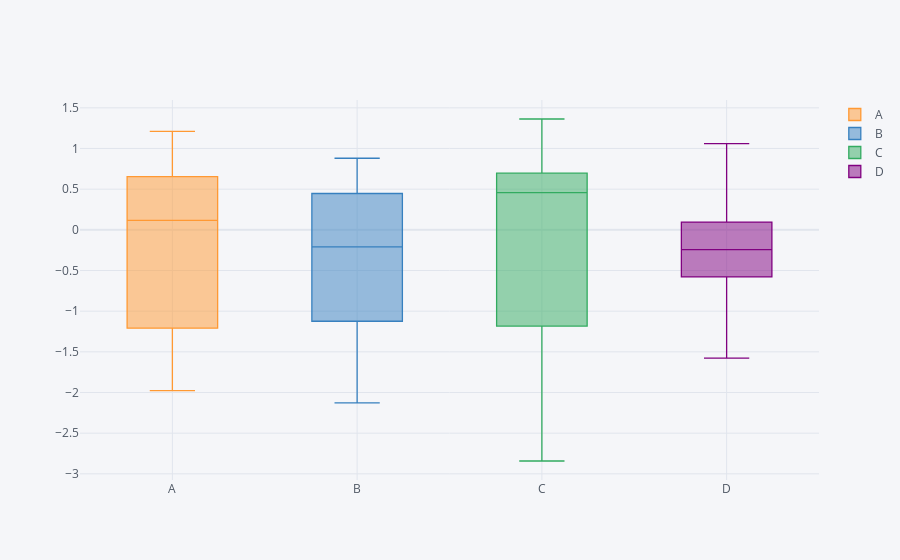

Here is the notebook cell this chart was saved with:
### Code cell
df.iplot(kind='box')

### Figure 1 — Plotly figure (JSON) as saved in the notebook; plotly's stock layout.template omitted (floating-point values rounded to 4 significant figures)
{"data": [{"boxpoints": false, "line": {"width": 1.3}, "marker": {"color": "rgba(255, 153, 51, 1.0)"}, "name": "A", "orientation": "v", "type": "box", "y": [0.5189, -0.1853, -1.978, -1.395, -1.209, 0.6538, 0.9478, 1.211, -0.3609, 0.4193]}, {"boxpoints": false, "line": {"width": 1.3}, "marker": {"color": "rgba(55, 128, 191, 1.0)"}, "name": "B", "orientation": "v", "type": "box", "y": [-2.128, -0.2809, 0.2578, 0.8798, 0.4467, -1.124, 0.5195, -1.613, -0.1392, -0.6364]}, {"boxpoints": false, "line": {"width": 1.3}, "marker": {"color": "rgba(50, 171, 96, 1.0)"}, "name": "C", "orientation": "v", "type": "box", "y": [-1.48, -2.842, 1.31, 0.5169, 0.48, 0.4333, -0.3027, -1.183, 0.6964, 1.363]}, {"boxpoints": false, "line": {"width": 1.3}, "marker": {"color": "rgba(128, 0, 128, 1.0)"}, "name": "D", "orientation": "v", "type": "box", "y": [1.06, -0.3617, -1.482, 0.7695, -0.3188, 0.02236, -1.576, -0.1704, -0.579, 0.09486]}], "layout": {"legend": {"bgcolor": "#F5F6F9", "font": {"color": "#4D5663"}}, "paper_bgcolor": "#F5F6F9", "plot_bgcolor": "#F5F6F9", "title": {"font": {"color": "#4D5663"}}, "xaxis": {"gridcolor": "#E1E5ED", "showgrid": true, "tickfont": {"color": "#4D5663"}, "title": {"font": {"color": "#4D5663"}, "text": ""}, "zerolinecolor": "#E1E5ED"}, "yaxis": {"gridcolor": "#E1E5ED", "showgrid": true, "tickfont": {"color": "#4D5663"}, "title": {"font": {"color": "#4D5663"}, "text": ""}, "zerolinecolor": "#E1E5ED"}}}
